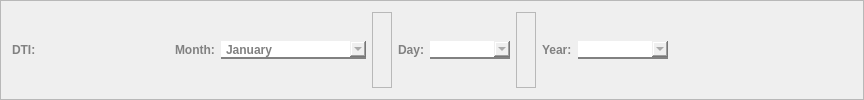
           <widget class="QFrame" name="dti_frame">
            <property name="frameShape">
             <enum>QFrame::StyledPanel</enum>
            </property>
            <property name="frameShadow">
             <enum>QFrame::Raised</enum>
            </property>
            <layout class="QHBoxLayout" name="horizontalLayout_27">
             <item>
              <widget class="QLabel" name="label_42">
               <property name="styleSheet">
                <string notr="true">font-family: Segoe UI;
				font-weight: bold;
				color: #818181;

border-radius: 0px;
border-color: white;
border-width: 0px;</string>
               </property>
               <property name="text">
                <string>DTI:                                        </string>
               </property>
              </widget>
             </item>
             <item>
              <widget class="QLabel" name="label_43">
               <property name="styleSheet">
                <string notr="true">font-family: Segoe UI;
				font-weight: bold;
				color: #818181;

border-radius: 0px;
border-color: white;
border-width: 0px;</string>
               </property>
               <property name="text">
                <string>Month:</string>
               </property>
              </widget>
             </item>
             <item>
              <widget class="QComboBox" name="choose_month_comboBox">
               <property name="minimumSize">
                <size>
                 <width>145</width>
                 <height>0</height>
                </size>
               </property>
               <property name="maximumSize">
                <size>
                 <width>175</width>
                 <height>16777215</height>
                </size>
               </property>
               <property name="cursor">
                <cursorShape>PointingHandCursor</cursorShape>
               </property>
               <property name="styleSheet">
                <string notr="true">QComboBox {
				font-family: Segoe UI;
				font-weight: bold;
				color: #818181;
                border: none;
                border-bottom: 2px solid #818181;
            }

QComboBox::hover{
color: #565656;
border-bottom: 2px solid #565656;
}

</string>
               </property>
               <item>
                <property name="text">
                 <string>January</string>
                </property>
               </item>
               <item>
                <property name="text">
                 <string>February</string>
                </property>
               </item>
               <item>
                <property name="text">
                 <string>March</string>
                </property>
               </item>
               <item>
                <property name="text">
                 <string>April</string>
                </property>
               </item>
               <item>
                <property name="text">
                 <string>May</string>
                </property>
               </item>
               <item>
                <property name="text">
                 <string>June</string>
                </property>
               </item>
               <item>
                <property name="text">
                 <string>July</string>
                </property>
               </item>
               <item>
                <property name="text">
                 <string>August</string>
                </property>
               </item>
               <item>
                <property name="text">
                 <string>September</string>
                </property>
               </item>
               <item>
                <property name="text">
                 <string>October</string>
                </property>
               </item>
               <item>
                <property name="text">
                 <string>November</string>
                </property>
               </item>
               <item>
                <property name="text">
                 <string>December</string>
                </property>
               </item>
              </widget>
             </item>
             <item>
              <widget class="QFrame" name="frame_47">
               <property name="minimumSize">
                <size>
                 <width>20</width>
                 <height>0</height>
                </size>
               </property>
               <property name="frameShape">
                <enum>QFrame::StyledPanel</enum>
               </property>
               <property name="frameShadow">
                <enum>QFrame::Raised</enum>
               </property>
              </widget>
             </item>
             <item>
              <widget class="QLabel" name="label_44">
               <property name="styleSheet">
                <string notr="true">font-family: Segoe UI;
				font-weight: bold;
				color: #818181;

border-radius: 0px;
border-color: white;
border-width: 0px;</string>
               </property>
               <property name="text">
                <string>Day:</string>
               </property>
              </widget>
             </item>
             <item>
              <widget class="QComboBox" name="choose_day_comboBox">
               <property name="minimumSize">
                <size>
                 <width>80</width>
                 <height>0</height>
                </size>
               </property>
               <property name="maximumSize">
                <size>
                 <width>80</width>
                 <height>16777215</height>
                </size>
               </property>
               <property name="cursor">
                <cursorShape>PointingHandCursor</cursorShape>
               </property>
               <property name="styleSheet">
                <string notr="true">QComboBox {
				font-family: Segoe UI;
				font-weight: bold;
				color: #818181;
                border: none;
                border-bottom: 2px solid #818181;
            }

QComboBox::hover{
color: #565656;
border-bottom: 2px solid #565656;
}

</string>
               </property>
              </widget>
             </item>
             <item>
              <widget class="QFrame" name="frame_56">
               <property name="minimumSize">
                <size>
                 <width>20</width>
                 <height>0</height>
                </size>
               </property>
               <property name="frameShape">
                <enum>QFrame::StyledPanel</enum>
               </property>
               <property name="frameShadow">
                <enum>QFrame::Raised</enum>
               </property>
              </widget>
             </item>
             <item>
              <widget class="QLabel" name="label_56">
               <property name="styleSheet">
                <string notr="true">font-family: Segoe UI;
				font-weight: bold;
				color: #818181;

border-radius: 0px;
border-color: white;
border-width: 0px;</string>
               </property>
               <property name="text">
                <string>Year:</string>
               </property>
              </widget>
             </item>
             <item>
              <widget class="QComboBox" name="choose_year_comboBox">
               <property name="minimumSize">
                <size>
                 <width>90</width>
                 <height>0</height>
                </size>
               </property>
               <property name="maximumSize">
                <size>
                 <width>80</width>
                 <height>16777215</height>
                </size>
               </property>
               <property name="cursor">
                <cursorShape>PointingHandCursor</cursorShape>
               </property>
               <property name="styleSheet">
                <string notr="true">QComboBox {
				font-family: Segoe UI;
				font-weight: bold;
				color: #818181;
                border: none;
                border-bottom: 2px solid #818181;
            }

QComboBox::hover{
color: #565656;
border-bottom: 2px solid #565656;
}

</string>
               </property>
              </widget>
             </item>
             <item>
              <spacer name="horizontalSpacer_42">
               <property name="orientation">
                <enum>Qt::Horizontal</enum>
               </property>
               <property name="sizeHint" stdset="0">
                <size>
                 <width>184</width>
                 <height>20</height>
                </size>
               </property>
              </spacer>
             </item>
            </layout>
           </widget>
